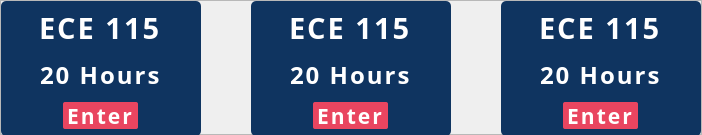
        <widget class="QFrame" name="frame_3">
         <property name="minimumSize">
          <size>
           <width>0</width>
           <height>135</height>
          </size>
         </property>
         <property name="maximumSize">
          <size>
           <width>16777215</width>
           <height>135</height>
          </size>
         </property>
         <property name="styleSheet">
          <string notr="true"/>
         </property>
         <property name="frameShape">
          <enum>QFrame::StyledPanel</enum>
         </property>
         <property name="frameShadow">
          <enum>QFrame::Raised</enum>
         </property>
         <layout class="QHBoxLayout" name="horizontalLayout_18">
          <property name="spacing">
           <number>50</number>
          </property>
          <property name="leftMargin">
           <number>0</number>
          </property>
          <property name="topMargin">
           <number>0</number>
          </property>
          <property name="rightMargin">
           <number>0</number>
          </property>
          <property name="bottomMargin">
           <number>0</number>
          </property>
          <item>
           <widget class="QFrame" name="frame_4">
            <property name="minimumSize">
             <size>
              <width>200</width>
              <height>135</height>
             </size>
            </property>
            <property name="maximumSize">
             <size>
              <width>200</width>
              <height>135</height>
             </size>
            </property>
            <property name="styleSheet">
             <string notr="true">background: #0F3460;
color: white;
border-radius: 5px;
letter-spacing: 2px;</string>
            </property>
            <property name="frameShape">
             <enum>QFrame::StyledPanel</enum>
            </property>
            <property name="frameShadow">
             <enum>QFrame::Raised</enum>
            </property>
            <layout class="QVBoxLayout" name="verticalLayout_5">
             <property name="spacing">
              <number>10</number>
             </property>
             <property name="leftMargin">
              <number>0</number>
             </property>
             <property name="topMargin">
              <number>0</number>
             </property>
             <property name="rightMargin">
              <number>0</number>
             </property>
             <property name="bottomMargin">
              <number>0</number>
             </property>
             <item>
              <spacer name="verticalSpacer_7">
               <property name="orientation">
                <enum>Qt::Vertical</enum>
               </property>
               <property name="sizeHint" stdset="0">
                <size>
                 <width>20</width>
                 <height>40</height>
                </size>
               </property>
              </spacer>
             </item>
             <item alignment="Qt::AlignHCenter">
              <widget class="QFrame" name="frame_6">
               <property name="frameShape">
                <enum>QFrame::StyledPanel</enum>
               </property>
               <property name="frameShadow">
                <enum>QFrame::Raised</enum>
               </property>
               <layout class="QHBoxLayout" name="horizontalLayout_9">
                <property name="spacing">
                 <number>0</number>
                </property>
                <property name="leftMargin">
                 <number>0</number>
                </property>
                <property name="topMargin">
                 <number>0</number>
                </property>
                <property name="rightMargin">
                 <number>0</number>
                </property>
                <property name="bottomMargin">
                 <number>0</number>
                </property>
                <item alignment="Qt::AlignRight|Qt::AlignBottom">
                 <widget class="QLabel" name="label_2">
                  <property name="font">
                   <font>
                    <family>Ubuntu Condensed</family>
                    <pointsize>22</pointsize>
                    <weight>75</weight>
                    <bold>true</bold>
                   </font>
                  </property>
                  <property name="lineWidth">
                   <number>5</number>
                  </property>
                  <property name="text">
                   <string>ECE 115</string>
                  </property>
                 </widget>
                </item>
               </layout>
              </widget>
             </item>
             <item alignment="Qt::AlignHCenter">
              <widget class="QLabel" name="label_9">
               <property name="font">
                <font>
                 <family>Ubuntu Condensed</family>
                 <pointsize>18</pointsize>
                 <weight>75</weight>
                 <bold>true</bold>
                </font>
               </property>
               <property name="styleSheet">
                <string notr="true"/>
               </property>
               <property name="text">
                <string>20 Hours</string>
               </property>
              </widget>
             </item>
             <item alignment="Qt::AlignHCenter|Qt::AlignVCenter">
              <widget class="QFrame" name="frame_5">
               <property name="minimumSize">
                <size>
                 <width>0</width>
                 <height>27</height>
                </size>
               </property>
               <property name="maximumSize">
                <size>
                 <width>16777215</width>
                 <height>27</height>
                </size>
               </property>
               <property name="styleSheet">
                <string notr="true"/>
               </property>
               <property name="frameShape">
                <enum>QFrame::StyledPanel</enum>
               </property>
               <property name="frameShadow">
                <enum>QFrame::Raised</enum>
               </property>
               <layout class="QHBoxLayout" name="horizontalLayout_5">
                <property name="spacing">
                 <number>20</number>
                </property>
                <property name="leftMargin">
                 <number>0</number>
                </property>
                <property name="topMargin">
                 <number>0</number>
                </property>
                <property name="rightMargin">
                 <number>0</number>
                </property>
                <property name="bottomMargin">
                 <number>0</number>
                </property>
                <item>
                 <widget class="QPushButton" name="pushButton_2">
                  <property name="minimumSize">
                   <size>
                    <width>75</width>
                    <height>27</height>
                   </size>
                  </property>
                  <property name="maximumSize">
                   <size>
                    <width>75</width>
                    <height>27</height>
                   </size>
                  </property>
                  <property name="sizeIncrement">
                   <size>
                    <width>0</width>
                    <height>0</height>
                   </size>
                  </property>
                  <property name="font">
                   <font>
                    <family>Ubuntu Condensed</family>
                    <pointsize>16</pointsize>
                    <weight>75</weight>
                    <bold>true</bold>
                   </font>
                  </property>
                  <property name="cursor">
                   <cursorShape>PointingHandCursor</cursorShape>
                  </property>
                  <property name="styleSheet">
                   <string notr="true">background: #E94560;
border-radius: 2px;
</string>
                  </property>
                  <property name="text">
                   <string>Enter</string>
                  </property>
                 </widget>
                </item>
               </layout>
              </widget>
             </item>
             <item>
              <spacer name="verticalSpacer_8">
               <property name="orientation">
                <enum>Qt::Vertical</enum>
               </property>
               <property name="sizeHint" stdset="0">
                <size>
                 <width>20</width>
                 <height>40</height>
                </size>
               </property>
              </spacer>
             </item>
            </layout>
           </widget>
          </item>
          <item>
           <widget class="QFrame" name="frame_7">
            <property name="minimumSize">
             <size>
              <width>200</width>
              <height>135</height>
             </size>
            </property>
            <property name="maximumSize">
             <size>
              <width>200</width>
              <height>135</height>
             </size>
            </property>
            <property name="styleSheet">
             <string notr="true">background: #0F3460;
color: white;
border-radius: 5px;
letter-spacing: 2px;</string>
            </property>
            <property name="frameShape">
             <enum>QFrame::StyledPanel</enum>
            </property>
            <property name="frameShadow">
             <enum>QFrame::Raised</enum>
            </property>
            <layout class="QVBoxLayout" name="verticalLayout_6">
             <property name="spacing">
              <number>10</number>
             </property>
             <property name="leftMargin">
              <number>0</number>
             </property>
             <property name="topMargin">
              <number>0</number>
             </property>
             <property name="rightMargin">
              <number>0</number>
             </property>
             <property name="bottomMargin">
              <number>0</number>
             </property>
             <item>
              <spacer name="verticalSpacer_9">
               <property name="orientation">
                <enum>Qt::Vertical</enum>
               </property>
               <property name="sizeHint" stdset="0">
                <size>
                 <width>20</width>
                 <height>40</height>
                </size>
               </property>
              </spacer>
             </item>
             <item alignment="Qt::AlignHCenter">
              <widget class="QFrame" name="frame_8">
               <property name="frameShape">
                <enum>QFrame::StyledPanel</enum>
               </property>
               <property name="frameShadow">
                <enum>QFrame::Raised</enum>
               </property>
               <layout class="QHBoxLayout" name="horizontalLayout_10">
                <property name="spacing">
                 <number>0</number>
                </property>
                <property name="leftMargin">
                 <number>0</number>
                </property>
                <property name="topMargin">
                 <number>0</number>
                </property>
                <property name="rightMargin">
                 <number>0</number>
                </property>
                <property name="bottomMargin">
                 <number>0</number>
                </property>
                <item alignment="Qt::AlignRight|Qt::AlignBottom">
                 <widget class="QLabel" name="label_3">
                  <property name="font">
                   <font>
                    <family>Ubuntu Condensed</family>
                    <pointsize>22</pointsize>
                    <weight>75</weight>
                    <bold>true</bold>
                   </font>
                  </property>
                  <property name="lineWidth">
                   <number>5</number>
                  </property>
                  <property name="text">
                   <string>ECE 115</string>
                  </property>
                 </widget>
                </item>
               </layout>
              </widget>
             </item>
             <item alignment="Qt::AlignHCenter">
              <widget class="QLabel" name="label_10">
               <property name="font">
                <font>
                 <family>Ubuntu Condensed</family>
                 <pointsize>18</pointsize>
                 <weight>75</weight>
                 <bold>true</bold>
                </font>
               </property>
               <property name="styleSheet">
                <string notr="true"/>
               </property>
               <property name="text">
                <string>20 Hours</string>
               </property>
              </widget>
             </item>
             <item alignment="Qt::AlignHCenter|Qt::AlignVCenter">
              <widget class="QFrame" name="frame_9">
               <property name="minimumSize">
                <size>
                 <width>0</width>
                 <height>27</height>
                </size>
               </property>
               <property name="maximumSize">
                <size>
                 <width>16777215</width>
                 <height>27</height>
                </size>
               </property>
               <property name="styleSheet">
                <string notr="true"/>
               </property>
               <property name="frameShape">
                <enum>QFrame::StyledPanel</enum>
               </property>
               <property name="frameShadow">
                <enum>QFrame::Raised</enum>
               </property>
               <layout class="QHBoxLayout" name="horizontalLayout_11">
                <property name="spacing">
                 <number>20</number>
                </property>
                <property name="leftMargin">
                 <number>0</number>
                </property>
                <property name="topMargin">
                 <number>0</number>
                </property>
                <property name="rightMargin">
                 <number>0</number>
                </property>
                <property name="bottomMargin">
                 <number>0</number>
                </property>
                <item>
                 <widget class="QPushButton" name="pushButton_3">
                  <property name="minimumSize">
                   <size>
                    <width>75</width>
                    <height>27</height>
                   </size>
                  </property>
                  <property name="maximumSize">
                   <size>
                    <width>75</width>
                    <height>27</height>
                   </size>
                  </property>
                  <property name="sizeIncrement">
                   <size>
                    <width>0</width>
                    <height>0</height>
                   </size>
                  </property>
                  <property name="font">
                   <font>
                    <family>Ubuntu Condensed</family>
                    <pointsize>16</pointsize>
                    <weight>75</weight>
                    <bold>true</bold>
                   </font>
                  </property>
                  <property name="cursor">
                   <cursorShape>PointingHandCursor</cursorShape>
                  </property>
                  <property name="styleSheet">
                   <string notr="true">background: #E94560;
border-radius: 2px;
</string>
                  </property>
                  <property name="text">
                   <string>Enter</string>
                  </property>
                 </widget>
                </item>
               </layout>
              </widget>
             </item>
             <item>
              <spacer name="verticalSpacer_10">
               <property name="orientation">
                <enum>Qt::Vertical</enum>
               </property>
               <property name="sizeHint" stdset="0">
                <size>
                 <width>20</width>
                 <height>40</height>
                </size>
               </property>
              </spacer>
             </item>
            </layout>
           </widget>
          </item>
          <item>
           <widget class="QFrame" name="frame_10">
            <property name="minimumSize">
             <size>
              <width>200</width>
              <height>135</height>
             </size>
            </property>
            <property name="maximumSize">
             <size>
              <width>200</width>
              <height>135</height>
             </size>
            </property>
            <property name="styleSheet">
             <string notr="true">background: #0F3460;
color: white;
border-radius: 5px;
letter-spacing: 2px;</string>
            </property>
            <property name="frameShape">
             <enum>QFrame::StyledPanel</enum>
            </property>
            <property name="frameShadow">
             <enum>QFrame::Raised</enum>
            </property>
            <layout class="QVBoxLayout" name="verticalLayout_7">
             <property name="spacing">
              <number>10</number>
             </property>
             <property name="leftMargin">
              <number>0</number>
             </property>
             <property name="topMargin">
              <number>0</number>
             </property>
             <property name="rightMargin">
              <number>0</number>
             </property>
             <property name="bottomMargin">
              <number>0</number>
             </property>
             <item>
              <spacer name="verticalSpacer_13">
               <property name="orientation">
                <enum>Qt::Vertical</enum>
               </property>
               <property name="sizeHint" stdset="0">
                <size>
                 <width>20</width>
                 <height>40</height>
                </size>
               </property>
              </spacer>
             </item>
             <item alignment="Qt::AlignHCenter">
              <widget class="QFrame" name="frame_13">
               <property name="frameShape">
                <enum>QFrame::StyledPanel</enum>
               </property>
               <property name="frameShadow">
                <enum>QFrame::Raised</enum>
               </property>
               <layout class="QHBoxLayout" name="horizontalLayout_16">
                <property name="spacing">
                 <number>0</number>
                </property>
                <property name="leftMargin">
                 <number>0</number>
                </property>
                <property name="topMargin">
                 <number>0</number>
                </property>
                <property name="rightMargin">
                 <number>0</number>
                </property>
                <property name="bottomMargin">
                 <number>0</number>
                </property>
                <item alignment="Qt::AlignRight|Qt::AlignBottom">
                 <widget class="QLabel" name="label_4">
                  <property name="font">
                   <font>
                    <family>Ubuntu Condensed</family>
                    <pointsize>22</pointsize>
                    <weight>75</weight>
                    <bold>true</bold>
                   </font>
                  </property>
                  <property name="lineWidth">
                   <number>5</number>
                  </property>
                  <property name="text">
                   <string>ECE 115</string>
                  </property>
                 </widget>
                </item>
               </layout>
              </widget>
             </item>
             <item alignment="Qt::AlignHCenter">
              <widget class="QLabel" name="label_17">
               <property name="font">
                <font>
                 <family>Ubuntu Condensed</family>
                 <pointsize>18</pointsize>
                 <weight>75</weight>
                 <bold>true</bold>
                </font>
               </property>
               <property name="styleSheet">
                <string notr="true"/>
               </property>
               <property name="text">
                <string>20 Hours</string>
               </property>
              </widget>
             </item>
             <item alignment="Qt::AlignHCenter|Qt::AlignVCenter">
              <widget class="QFrame" name="frame_16">
               <property name="minimumSize">
                <size>
                 <width>0</width>
                 <height>27</height>
                </size>
               </property>
               <property name="maximumSize">
                <size>
                 <width>16777215</width>
                 <height>27</height>
                </size>
               </property>
               <property name="styleSheet">
                <string notr="true"/>
               </property>
               <property name="frameShape">
                <enum>QFrame::StyledPanel</enum>
               </property>
               <property name="frameShadow">
                <enum>QFrame::Raised</enum>
               </property>
               <layout class="QHBoxLayout" name="horizontalLayout_17">
                <property name="spacing">
                 <number>0</number>
                </property>
                <property name="leftMargin">
                 <number>0</number>
                </property>
                <property name="topMargin">
                 <number>0</number>
                </property>
                <property name="rightMargin">
                 <number>0</number>
                </property>
                <property name="bottomMargin">
                 <number>0</number>
                </property>
                <item>
                 <widget class="QPushButton" name="pushButton_4">
                  <property name="minimumSize">
                   <size>
                    <width>75</width>
                    <height>27</height>
                   </size>
                  </property>
                  <property name="maximumSize">
                   <size>
                    <width>75</width>
                    <height>27</height>
                   </size>
                  </property>
                  <property name="sizeIncrement">
                   <size>
                    <width>0</width>
                    <height>0</height>
                   </size>
                  </property>
                  <property name="font">
                   <font>
                    <family>Ubuntu Condensed</family>
                    <pointsize>16</pointsize>
                    <weight>75</weight>
                    <bold>true</bold>
                   </font>
                  </property>
                  <property name="cursor">
                   <cursorShape>PointingHandCursor</cursorShape>
                  </property>
                  <property name="styleSheet">
                   <string notr="true">background: #E94560;
border-radius: 2px;
</string>
                  </property>
                  <property name="text">
                   <string>Enter</string>
                  </property>
                 </widget>
                </item>
               </layout>
              </widget>
             </item>
             <item>
              <spacer name="verticalSpacer_14">
               <property name="orientation">
                <enum>Qt::Vertical</enum>
               </property>
               <property name="sizeHint" stdset="0">
                <size>
                 <width>20</width>
                 <height>40</height>
                </size>
               </property>
              </spacer>
             </item>
            </layout>
           </widget>
          </item>
         </layout>
        </widget>
